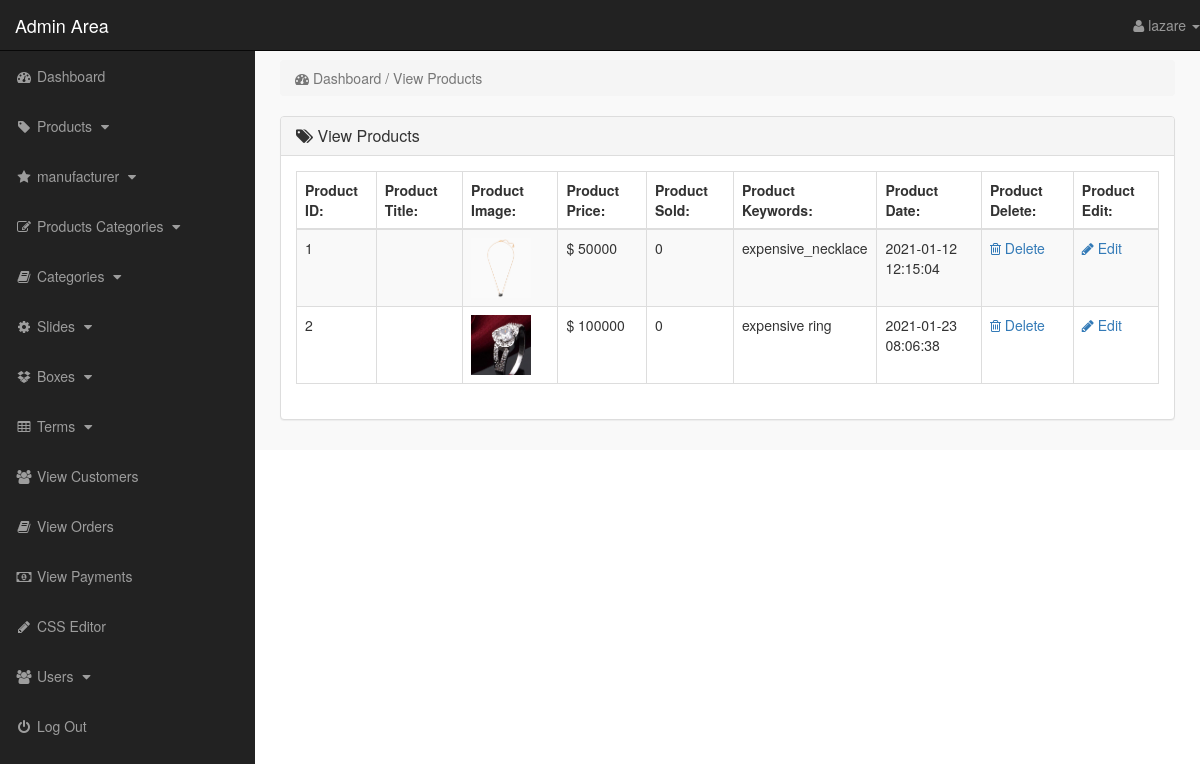
Page /admin_area/index.php?view_products (signed in) on the committed database.
### tables this page shows
CREATE TABLE `products` (
  `product_id` int(10) NOT NULL,
  `p_cat_id` int(10) NOT NULL,
  `cat_id` int(10) NOT NULL,
  `manufacturer_id` int(10) NOT NULL,
  `date` timestamp NOT NULL DEFAULT current_timestamp() ON UPDATE current_timestamp(),
  `ptoduct_title` text NOT NULL,
  `product_img1` text NOT NULL,
  `product_img2` text NOT NULL,
  `product_img3` text NOT NULL,
  `product_price` int(10) NOT NULL,
  `product_keywords` text NOT NULL,
  `product_desc` text NOT NULL
);

### admin_area/view_products.php (the view)
<?php
    if(!isset($_SESSION['admin_email'])){
        echo "<script>window.open('login.php','_self')</script>";
    }else{
?>
<div class="row">
    <div class="col-lg-12">
        <ol class="breadcrumb">
            <li class="active">
                <i class="fa fa-dashboard"></i> Dashboard / View Products
            </li>
        </ol>
    </div>
</div>
<div class="row">
    <div class="col-lg-12">
        <div class="panel panel-default">
            <div class="panel-heading">
               <h3 class="panel-title">
                   <i class="fa fa-tags"></i>  View Products
               </h3>
            </div>
            <div class="panel-body">
                <div class="table-responsive">
                    <table class="table table-striped table-bordered table-hover">
                        <thead>
                            <tr>
                                <th> Product ID: </th>
                                <th> Product Title: </th>
                                <th> Product Image: </th>
                                <th> Product Price: </th>
                                <th> Product Sold: </th>
                                <th> Product Keywords: </th>
                                <th> Product Date: </th>
                                <th> Product Delete: </th>
                                <th> Product Edit: </th>
                            </tr>
                        </thead>
                        <tbody>
                            <?php
                                $i=0;
                                $get_pro = "select * from products";
                                $run_pro = mysqli_query($con,$get_pro);
                                while($row_pro=mysqli_fetch_array($run_pro)){
                                    $pro_id = $row_pro['product_id'];
                                    $pro_title = $row_pro['product_title'];
                                    $pro_img1 = $row_pro['product_img1'];
                                    $pro_price = $row_pro['product_price'];
                                    $pro_keywords = $row_pro['product_keywords'];
                                    $pro_date = $row_pro['date'];
                                    $i++;
                            ?>
                            <tr>
                                <td> <?php echo $i; ?> </td>
                                <td> <?php echo $pro_title; ?> </td>
                                <td> <img src="product_images/<?php echo $pro_img1; ?>" width="60" height="60"></td>
                                <td> $ <?php echo $pro_price; ?> </td>
                                <td> <?php
                                        $get_sold = "select * from pending_orders where product_id='$pro_id'";
                                        $run_sold = mysqli_query($con,$get_sold);
                                        $count = mysqli_num_rows($run_sold);
                                        echo $count;
                                     ?>
                                </td>
                                <td> <?php echo $pro_keywords; ?> </td>
                                <td> <?php echo $pro_date ?> </td>
                                <td>
                                     <a href="index.php?delete_product=<?php echo $pro_id; ?>">
                                        <i class="fa fa-trash-o"></i> Delete
                                     </a>
                                </td>
                                <td>
                                     <a href="index.php?edit_product=<?php echo $pro_id; ?>">
                                        <i class="fa fa-pencil"></i> Edit
                                     </a>
                                </td>
                            </tr>
                            <?php } ?>
                        </tbody>
                    </table>
                </div>
            </div>
        </div>
    </div>
</div>
<?php } ?>

### admin_area/includes/sidebar.php (shortened to what this page needs)
<?php
    if(!isset($_SESSION['admin_email'])){
        echo "<script>window.open('login.php','_self')</script>";
    }else{
?>
<nav class="navbar navbar-inverse navbar-fixed-top">
    <div class="navbar-header">
        <a href="index.php?dashboard" class="navbar-brand">Admin Area</a>
    </div>
    <ul class="nav navbar-right top-nav">
        <li class="dropdown">
            <a href="#" class="dropdown-toggle" data-toggle="dropdown">
                <i class="fa fa-user"></i> <?php echo $admin_name;  ?> <b class="caret"></b>
            </a>
        </li>
    </ul>
    <div class="collapse navbar-collapse navbar-ex1-collapse">
        <ul class="nav navbar-nav side-nav">
            <li>
                <a href="index.php?dashboard">
                        <i class="fa fa-fw fa-dashboard"></i> Dashboard
                </a>
            </li>
            <li>
                <a href="#" data-toggle="collapse" data-target="#products">
                        <i class="fa fa-fw fa-tag"></i> Products
                        <i class="fa fa-fw fa-caret-down"></i>
                </a>
            </li>
            <li>
                <a href="#" data-toggle="collapse" data-target="#manufacturer">
                        <i class="fa fa-fw fa-star"></i> manufacturer
                        <i class="fa fa-fw fa-caret-down"></i>
                </a>
            </li>
            <li>
                <a href="#" data-toggle="collapse" data-target="#p_cat">
                        <i class="fa fa-fw fa-edit"></i> Products Categories
                        <i class="fa fa-fw fa-caret-down"></i>
                </a>
            </li>
            <li>
                <a href="#" data-toggle="collapse" data-target="#cat">
                        <i class="fa fa-fw fa-book"></i> Categories
                        <i class="fa fa-fw fa-caret-down"></i>
                </a>
            </li>
            <li>
                <a href="#" data-toggle="collapse" data-target="#slides">
                        <i class="fa fa-fw fa-gear"></i> Slides
                        <i class="fa fa-fw fa-caret-down"></i>
                </a>
            </li>
            <li>
                <a href="#" data-toggle="collapse" data-target="#boxes">
                        <i class="fa fa-fw fa-dropbox"></i> Boxes
                        <i class="fa fa-fw fa-caret-down"></i>
                </a>
            </li>
            <li>
                <a href="#" data-toggle="collapse" data-target="#terms">
                        <i class="fa fa-fw fa-table"></i> Terms
                        <i class="fa fa-fw fa-caret-down"></i>
                </a>
            </li>
            <li>
                <a href="index.php?view_customers">
                    <i class="fa fa-fw fa-users"></i> View Customers
                </a>
            </li>
            <li>
                <a href="index.php?view_orders">
                    <i class="fa fa-fw fa-book"></i> View Orders
                </a>
            </li>
            <li>
                <a href="index.php?view_payments">
                    <i class="fa fa-fw fa-money"></i> View Payments
                </a>
            </li>
            <li>
                <a href="index.php?edit_css">
                    <i class="fa fa-fw fa-pencil"></i> CSS Editor
                </a>
            </li>
            <li>
                <a href="#" data-toggle="collapse" data-target="#users">
                        <i class="fa fa-fw fa-users"></i> Users
                        <i class="fa fa-fw fa-caret-down"></i>
                </a>
            </li>
            <li>
                <a href="logout.php">
                    <i class="fa fa-fw fa-power-off"></i> Log Out
                </a>
            </li>
        </ul>
    </div>
</nav>
<?php } ?>

### admin_area/css/style.css (style rules this page uses)
body { margin-top: 100px; }
@media (min-width: 768px) { body { margin-top: 50px; } }
.top-nav { 0 15px; }
.top-nav>li { float: left; display: inline-block; }
.top-nav>li>a { color: #999999; line-height: 20px; padding-top: 15px; padding-bottom: 15px; }
@media (min-width: 768px) { .side-nav { position: fixed; top: 51px; bottom: 0; width: 255px; overflow-y: auto; overflow-x: hidden; background-color: #222222; padding-bottom: 40px; border-radius: 0; } }
@media (min-width: 768px) { .side-nav>li>a { width: 255px; } }
.panel-body { border-radius: 5px; }

### rows in the picture
products: product_img1 (picture), product_price "50000", count "0", product_keywords "expensive_necklace", date "2021-01-12 12:15:04"
products: product_img1 (picture), product_price "100000", count "0", product_keywords "expensive ring", date "2021-01-23 08:06:38"

### other values in the picture
$admin_name "lazare"
